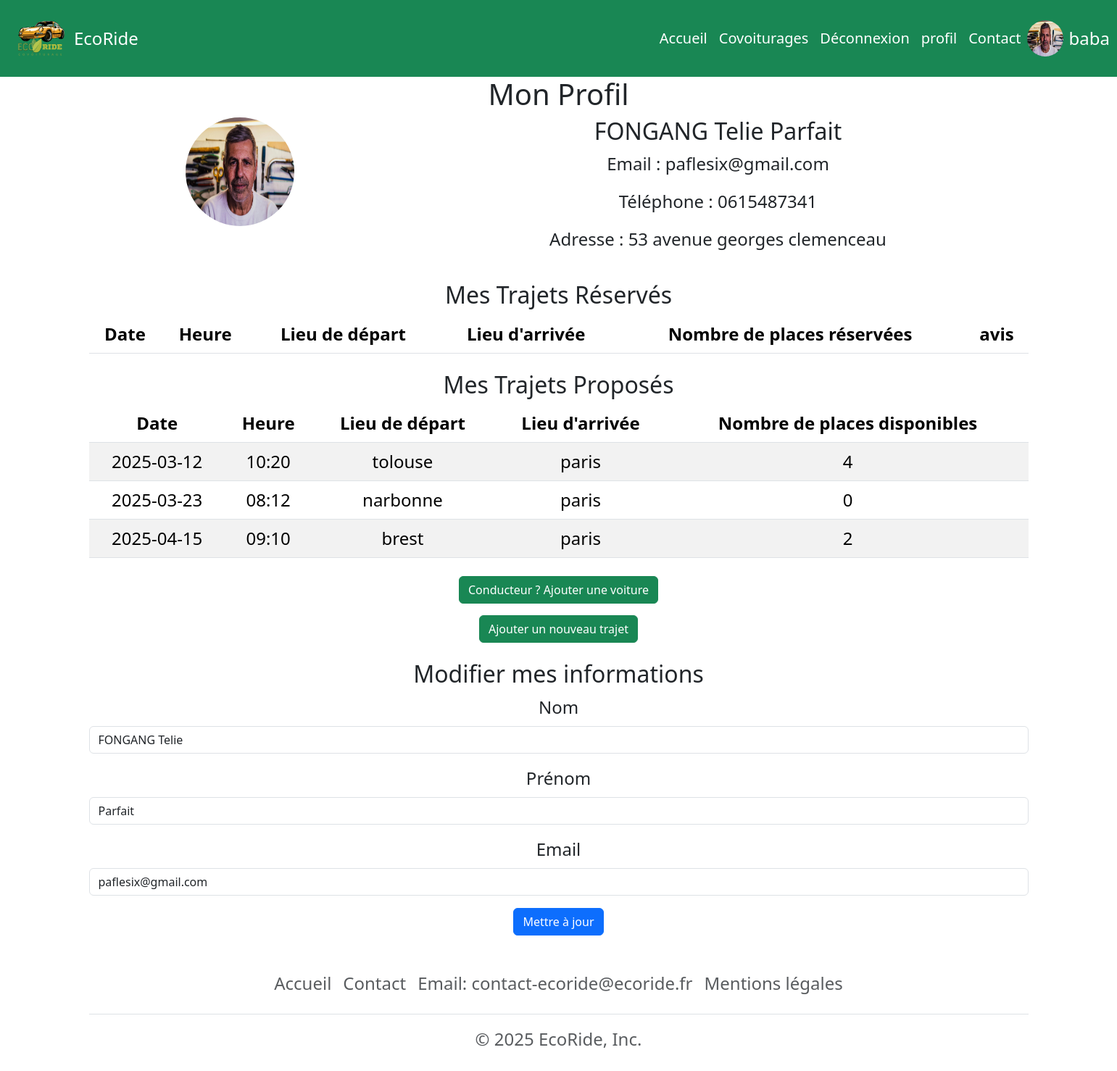
The app's page /profil.php (signed in) with its own data.
### tables this page shows
CREATE TABLE `covoiturage` (
  `Id_covoiturage` int(11) NOT NULL,
  `date_depart` date DEFAULT NULL,
  `heure_depart` varchar(50) DEFAULT NULL,
  `lieu_depart` varchar(50) DEFAULT NULL,
  `date_arrivee` date DEFAULT NULL,
  `heure_arrivee` varchar(50) DEFAULT NULL,
  `lieu_arrivee` varchar(50) DEFAULT NULL,
  `statut` varchar(50) DEFAULT NULL,
  `nb_place` int(11) DEFAULT NULL,
  `prix_personne` int(11) DEFAULT NULL,
  `Id_voiture` int(11) NOT NULL
);

### profil.php (the view, shortened to what this page needs)
<?php
include 'includes/connect.php';
include 'includes/header.php';
?>
<!DOCTYPE html>
<html lang="fr">
<head>
</head>
<body>
    <h1>Mon Profil</h1>
    <div class="container">
        <div class="row">
            <div class="col-md-4">
                <img src="<?= htmlspecialchars($_SESSION['user']['photo']) ?>" alt="Photo de profil" class="img-fluid rounded-circle mb-3" style="width: 150px; height: 150px;">
            </div>
            <div class="col-md-8">
                <h2><?= htmlspecialchars($_SESSION['user']['nom']) ?> <?= htmlspecialchars($_SESSION['user']['prenom']) ?></h2>
                <p>Email : <?= htmlspecialchars($_SESSION['user']['email']) ?></p>
                <p>Téléphone : <?= htmlspecialchars($_SESSION['user']['telephone']) ?></p>
                <p>Adresse : <?= htmlspecialchars($_SESSION['user']['adresse']) ?></p>
            </div>
        </div>
    </div>
    <div class="container mt-4">
        <h2>Mes Trajets Réservés</h2>
        <table class="table table-striped">
            <thead>
                <tr>
                    <th>Date</th>
                    <th>Heure</th>
                    <th>Lieu de départ</th>
                    <th>Lieu d'arrivée</th>
                    <th>Nombre de places réservées </th>
                    <th> avis</th>
                </tr>
            </thead>
                <?php
                $Id_utilisateur = $_SESSION['user']['Id_utilisateur'];
                ?>
        </table>
    </div>
    <div class="container mt-4">
        <h2>Mes Trajets Proposés</h2>
        <table class="table table-striped">
            <thead>
                <tr>
                    <th>Date</th>
                    <th>Heure</th>
                    <th>Lieu de départ</th>
                    <th>Lieu d'arrivée</th>
                    <th>Nombre de places disponibles</th>
                </tr>
            </thead>
            <tbody>
                <?php
                $sql = "SELECT c.date_depart, c.heure_depart, c.lieu_depart, c.lieu_arrivee, c.nb_place
                        FROM covoiturage AS c
                        JOIN voiture AS v ON c.Id_voiture = v.Id_voiture
                        WHERE v.Id_utilisateur = :Id_utilisateur";
                $stmt = $conn->prepare($sql);
                $stmt->bindValue(':Id_utilisateur', $Id_utilisateur);
                $stmt->execute();
                $trajets = $stmt->fetchAll(PDO::FETCH_ASSOC);
                foreach ($trajets as $trajet) {
                    echo "<tr>";
                    echo "<td>" . htmlspecialchars($trajet['date_depart']) . "</td>";
                    echo "<td>" . htmlspecialchars($trajet['heure_depart']) . "</td>";
                    echo "<td>" . htmlspecialchars($trajet['lieu_depart']) . "</td>";
                    echo "<td>" . htmlspecialchars($trajet['lieu_arrivee']) . "</td>";
                    echo "<td>" . htmlspecialchars($trajet['nb_place']) . "</td>";
                    echo "</tr>";
                }
                ?>
            </tbody>
        </table>
    </div>
    <div class="container mt-4 display-flex justify-content-center align-items-center flex-wrap">
        <div>
            <h3>
                <a href="ajout_voiture.php" class="btn btn-success"> Conducteur ? Ajouter une voiture </a></p>
            </h3>
        </div>
        <div>
            <h3>
                <a href="ajout_covoiturage.php" class="btn btn-success"> Ajouter un nouveau trajet </a></p>
            </h3>
        </div>
    </div>
    <div class="container mt-4">
        <h2>Modifier mes informations</h2>
        <form action="modifier_profil.php" method="POST">
            <div class="mb-3">
                <label for="nom" class="form-label">Nom</label>
                <input type="text" class="form-control" id="nom" name="nom" value="<?= htmlspecialchars($_SESSION['user']['nom']) ?>" required>
            </div>
            <div class="mb-3">
                <label for="prenom" class="form-label">Prénom</label>
                <input type="text" class="form-control" id="prenom" name="prenom" value="<?= htmlspecialchars($_SESSION['user']['prenom']) ?>" required>
            </div>
            <div class="mb-3">
                <label for="email" class="form-label">Email</label>
                <input type="email" class="form-control" id="email" name="email" value="<?= htmlspecialchars($_SESSION['user']['email']) ?>" required>
            </div>
            <button type="submit" class="btn btn-primary">Mettre à jour</button>
        </form>
    </div>
</body>
</html>
<?php
require_once('includes/footer.php');

### includes/header.php (shortened to what this page needs)
<!DOCTYPE html>
<html lang="fr">
<head>
    <link href="https://cdn.jsdelivr.net/npm/bootstrap@5.3.3/dist/css/bootstrap.min.css" rel="stylesheet">
    <link rel="stylesheet" href="https://cdn.jsdelivr.net/npm/bootstrap-icons@1.11.3/font/bootstrap-icons.min.css">
    <link rel="stylesheet" href="style.css">
</head>
<header class="navigation" id="navbar">
    <nav class="navbar navbar-expand-lg bg-success navbar-light">
        <div class="container-fluid bg">
            <a href="index.php"> <img src="images/logo.svg" alt="logo" width="90" height="90"></a>
            <a href="index.php" class="navbar-brand" href="index.php">EcoRide</a>
            <div class="collapse navbar-collapse" id="navbarTogglerDemo02">
                <ul class="navbar-nav me-auto mb-2 mb-lg-0">
                    <a class="nav-link" href="index.php">Accueil</a>
                    <li class="nav-item">
                        <a class="nav-link" href="recherche.php">Covoiturages</a>
                    </li>
                    <?php if (isset($_SESSION['user'])): ?>
                        <li class="nav-item">
                            <a class="nav-link" href="deconnexion.php">Déconnexion</a>
                        </li>
                    <?php else: ?>
                        <li class="nav-item">
                            <a class="nav-link" href="connexion.php">Connexion</a>
                        </li>
                    <?php endif; ?>
                    <?php if (isset($_SESSION['user'])): ?>
                        <li class="nav-item">
                            <a class="nav-link" href="profil.php">profil</a>
                        </li>
                    <?php else: ?>
                        <li class="nav-item">
                            <a class="nav-link" href="inscription.php">inscription</a>
                        </li>
                    <?php endif; ?>
                    <li class="nav-item">
                        <a class="nav-link" href="contact.php">Contact</a>
                    </li>
                </ul>
                <?php if (isset($_SESSION['user'])): ?>
                    <img src="<?= $_SESSION['user']['photo'] ?>" alt="Photo de profil" class="rounded-circle" width="50" height="50">
                    <span class="navbar-text text-white ms-2"><?= $_SESSION['user']['pseudo'] ?></span>
                <?php endif; ?>
            </div>
        </div>
    </nav>
</header>

### includes/footer.php (shortened to what this page needs)
<div class="container">
    <footer class="py-3 my-4">
        <ul class="nav justify-content-center border-bottom pb-3 mb-3">
            <li class="nav-item"><a href="index.php" class="nav-link px-2 text-body-secondary">
                    <font style="vertical-align: inherit;">
                        <font style="vertical-align: inherit;">Accueil</font>
                    </font>
            <li class="nav-item"><a href="contact.php" class="nav-link px-2 text-body-secondary">
                    <font style="vertical-align: inherit;">
                        <font style="vertical-align: inherit;">Contact</font>
                    </font>
                </a></li>
            <li class="nav-item"><a href="#" class="nav-link px-2 text-body-secondary">
                    <font style="vertical-align: inherit;">
                        <font style="vertical-align: inherit;">Email: contact-ecoride@ecoride.fr</font>
                    </font>
                </a></li>
            <li class="nav-item"><a href="mentions_legales.php" class="nav-link px-2 text-body-secondary">
                    <font style="vertical-align: inherit;">
                        <font style="vertical-align: inherit;">Mentions légales
                        </font>
                </a></li>
        </ul>
        <p class="text-center text-body-secondary">
            <font style="vertical-align: inherit;">
                <font style="vertical-align: inherit;">© 2025 EcoRide, Inc.</font>
            </font>
        </p>
    </footer>
</div>
</body>
</html>

### style.css (style rules this page uses)
body { text-align: center; font-size: 1.5rem; }
.navbar-brand { font-size: 1.5rem; color: white; }
#navbarTogglerDemo02 { margin-left: 695px; }
#navbarTogglerDemo02 a { color: white; font-size: 20px; }
#navbar { background-color: #115441; }

### records on screen
covoiturage: date_depart "2025-03-12", heure_depart "10:20", lieu_depart "tolouse", lieu_arrivee "paris", nb_place "4"
covoiturage: date_depart "2025-03-23", heure_depart "08:12", lieu_depart "narbonne", lieu_arrivee "paris", nb_place "0"
covoiturage: date_depart "2025-04-15", heure_depart "09:10", lieu_depart "brest", lieu_arrivee "paris", nb_place "2"

### other values on screen
$_SESSION['user']['pseudo'] "baba"
$_SESSION['user']['nom'] "FONGANG Telie"
$_SESSION['user']['prenom'] "Parfait"
$_SESSION['user']['email'] "paflesix@gmail.com"
$_SESSION['user']['telephone'] "0615487341"
$_SESSION['user']['adresse'] "53 avenue georges clemenceau"
